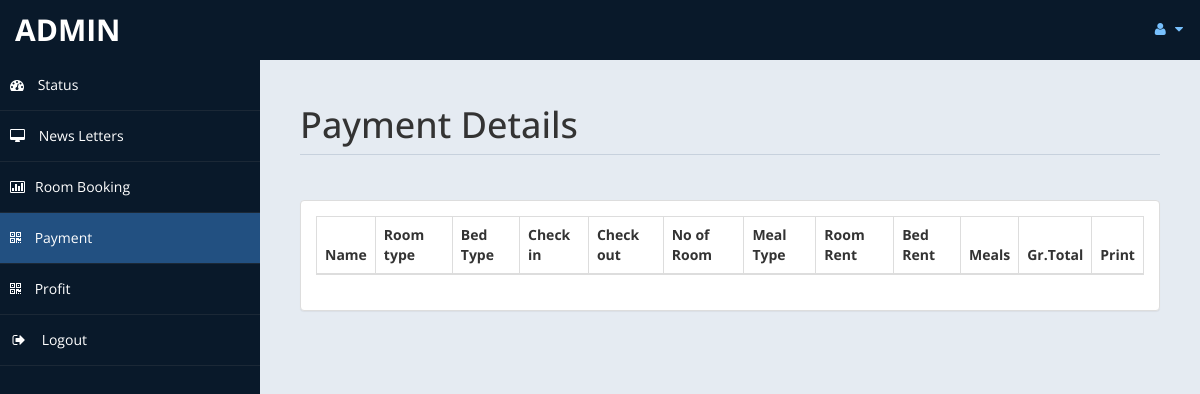
/admin/payment.php (signed in), run on an earlier commit of the app's database.
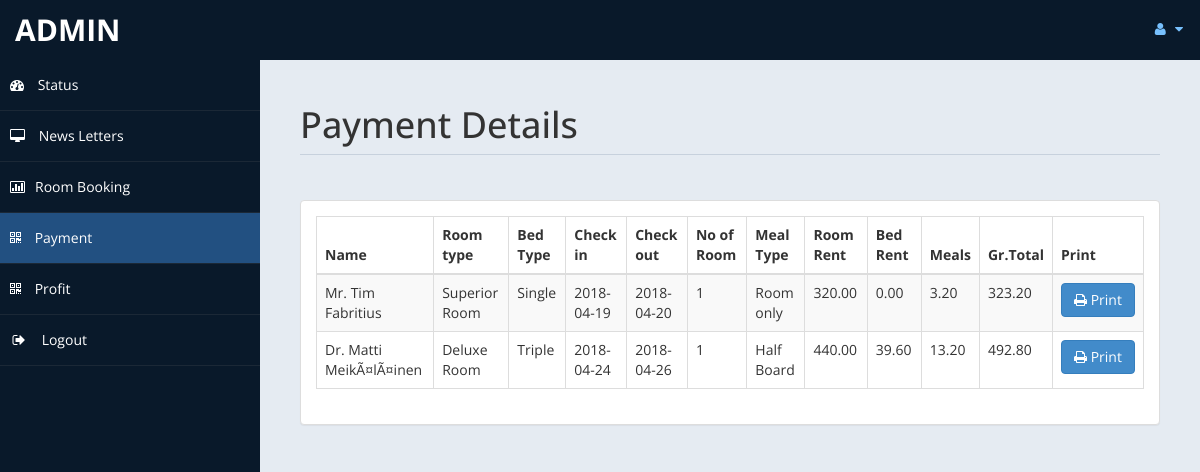
And on a later commit of the database.
### tables this page shows
CREATE TABLE IF NOT EXISTS `payment` (
  `id` int(11) DEFAULT NULL,
  `title` varchar(5) DEFAULT NULL,
  `fname` varchar(30) DEFAULT NULL,
  `lname` varchar(30) DEFAULT NULL,
  `troom` varchar(30) DEFAULT NULL,
  `tbed` varchar(30) DEFAULT NULL,
  `nroom` int(11) DEFAULT NULL,
  `cin` date DEFAULT NULL,
  `cout` date DEFAULT NULL,
  `ttot` double(8,2) DEFAULT NULL,
  `fintot` double(8,2) DEFAULT NULL,
  `mepr` double(8,2) DEFAULT NULL,
  `meal` varchar(30) DEFAULT NULL,
  `btot` double(8,2) DEFAULT NULL,
  `noofdays` int(11) DEFAULT NULL
);

### admin/payment.php (the view, shortened to what this page needs)
<!DOCTYPE html>
<html xmlns="http://www.w3.org/1999/xhtml">
<head>
    <link href="assets/css/bootstrap.css" rel="stylesheet" />
    <link href="assets/css/font-awesome.css" rel="stylesheet" />
    <link href="assets/css/custom-styles.css" rel="stylesheet" />
    <link href="assets/js/dataTables/dataTables.bootstrap.css" rel="stylesheet" />
</head>
<body>
    <div id="wrapper">
        <nav class="navbar navbar-default top-navbar" role="navigation">
            <div class="navbar-header">
                <a class="navbar-brand" href="home.php"><?php echo $_SESSION["user"]; ?> </a>
            </div>
            <ul class="nav navbar-top-links navbar-right">
                <li class="dropdown">
                    <a class="dropdown-toggle" data-toggle="dropdown" href="#" aria-expanded="false">
                        <i class="fa fa-user fa-fw"></i> <i class="fa fa-caret-down"></i>
                    </a>
                </li>
            </ul>
        </nav>
        <nav class="navbar-default navbar-side" role="navigation">
            <div class="sidebar-collapse">
                <ul class="nav" id="main-menu">
                    <li>
                        <a href="home.php"><i class="fa fa-dashboard"></i> Status</a>
                    </li>
                    <li>
                        <a  href="messages.php"><i class="fa fa-desktop"></i> News Letters</a>
                    </li>
					<li>
                        <a href="roombook.php"><i class="fa fa-bar-chart-o"></i>Room Booking</a>
                    </li>
                    <li>
                        <a class="active-menu" href="payment.php"><i class="fa fa-qrcode"></i> Payment</a>
                    </li>
                    <li>
                        <a  href="profit.php"><i class="fa fa-qrcode"></i> Profit</a>
                    </li>
                    <li>
                        <a href="logout.php" ><i class="fa fa-sign-out fa-fw"></i> Logout</a>
                    </li>
            </div>
        </nav>
        <div id="page-wrapper" >
            <div id="page-inner">
			 <div class="row">
                    <div class="col-md-12">
                        <h1 class="page-header">
                           Payment Details<small> </small>
                        </h1>
                    </div>
                </div>
            <div class="row">
                <div class="col-md-12">
                    <div class="panel panel-default">
                        <div class="panel-body">
                            <div class="table-responsive">
                                <table class="table table-striped table-bordered table-hover" id="dataTables-example">
                                    <thead>
                                        <tr>
                                            <th>Name</th>
											<th>Room type</th>
                                            <th>Bed Type</th>
                                            <th>Check in</th>
											<th>Check out</th>
											<th>No of Room</th>
											<th>Meal Type</th>
                                            <th>Room Rent</th>
											<th>Bed Rent</th>
											<th>Meals </th>
											<th>Gr.Total</th>
											<th>Print</th>
                                        </tr>
                                    </thead>
                                    <tbody>
									<?php
										include ('db.php');
										$sql="select * from payment";
										$re = mysqli_query($con,$sql);
										while($row = mysqli_fetch_array($re))
										{
											$id = $row['id'];
											if($id % 2 ==1 )
											{
												echo"<tr class='gradeC'>
													<td>".$row['title']." ".$row['fname']." ".$row['lname']."</td>
													<td>".$row['troom']."</td>
													<td>".$row['tbed']."</td>
													<td>".$row['cin']."</td>
													<td>".$row['cout']."</td>
													<td>".$row['nroom']."</td>
													<td>".$row['meal']."</td>
													<td>".$row['ttot']."</td>
													<td>".$row['mepr']."</td>
													<td>".$row['btot']."</td>
													<td>".$row['fintot']."</td>
													<td><a href=print.php?pid=".$id ." <button class='btn btn-primary'> <i class='fa fa-print' ></i> Print</button></td>
													</tr>";
											}
											else
											{
												echo"<tr class='gradeU'>
													<td>".$row['title']." ".$row['fname']." ".$row['lname']."</td>
													<td>".$row['troom']."</td>
													<td>".$row['tbed']."</td>
													<td>".$row['cin']."</td>
													<td>".$row['cout']."</td>
													<td>".$row['nroom']."</td>
													<td>".$row['meal']."</td>
													<td>".$row['ttot']."</td>
													<td>".$row['mepr']."</td>
													<td>".$row['btot']."</td>
													<td>".$row['fintot']."</td>
													<td><a href=print.php?pid=".$id ." <button class='btn btn-primary'> <i class='fa fa-print' ></i> Print</button></td>
													</tr>";
											}
										}
									?>
                                    </tbody>
                                </table>
                            </div>
                        </div>
                    </div>
                </div>
            </div>
                </div>
            </div>
    </div>
</body>
</html>

### admin/assets/css/custom-styles.css (style rules this page uses)
body { font-family: 'Open Sans', sans-serif; }
#wrapper { width: 100%; background:#09192A; }
#page-wrapper { padding: 15px 15px; min-height: 600px; background:#E5EBF2; }
#page-inner { width:100%; margin:10px 20px 10px 0px; background-color:transparent; padding:10px; min-height:1200px; }
h1, .h1, h2, .h2, h3, .h3 { margin-top: 7px; margin-bottom: -5px; }
.page-header { padding-bottom: 9px; margin: 10px 0 45px; border-bottom: 1px solid #C7D1DD; }
.top-navbar { margin:0px; }
.top-navbar .navbar-brand { color: #fff; width: 260px; text-align: left; height: 60px; font-size: 30px; font-weight: 700; text-transform: uppercase; line-height: 30px; }
.top-navbar .nav > li { position: relative; display: inline-block; }
.top-navbar .nav > li > a { position: relative; display: block; padding: 19px 15px; color: #77C0FD; }
.active-menu { background-color:#225081!important; }
.sidebar-collapse , .sidebar-collapse .nav { background:none; }
.sidebar-collapse .nav { padding:0; }
.sidebar-collapse .nav > li > a { color:#fff; background:transparent; text-shadow:none; }
.sidebar-collapse > .nav > li > a { padding:15px 10px; }
.sidebar-collapse > .nav > li { border-bottom: 1px solid rgba(107, 108, 109, 0.19); }
.navbar-side { border:none; background-color: transparent; }
.top-navbar { background:#09192A; border-bottom:none; }
.top-navbar .nav > li > a > i { margin-right: 2px; }
.navbar-default { border:0px solid black; }
.navbar-header { background: #09192A; }
.nav > li > a > i { margin-right:10px; }
@media (min-width:768px) { #page-wrapper { margin: 0 0 0 260px; padding: 15px 30px; min-height: 1200px; } }
@media (min-width:768px) { .navbar-side { z-index: 1; position: absolute; width: 260px; } }
@media (min-width:768px) { .navbar { border-radius: 0px; } }

What changed in the data, as far as the page shows it:
added payment: title "Mr.", fname "Tim", lname "Fabritius", troom "Superior Room", tbed "Single", cin "2018-04-19", cout "2018-04-20", nroom "1", meal "Room only", ttot "320.00", mepr "0.00", btot "3.20", fintot "323.20"
added payment: title "Dr.", fname "Matti", lname "MeikÃ¤lÃ¤inen", troom "Deluxe Room", tbed "Triple", cin "2018-04-24", cout "2018-04-26", nroom "1", meal "Half Board", ttot "440.00", mepr "39.60", btot "13.20", fintot "492.80"
